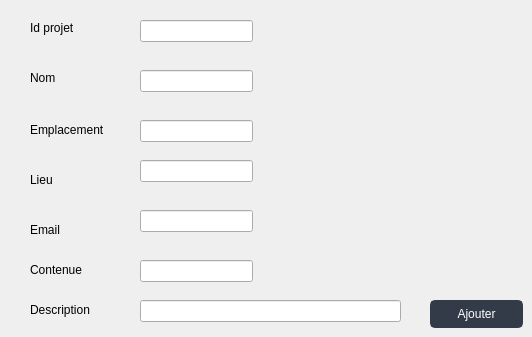
                    <widget class="QWidget" name="tab_14">
                     <attribute name="title">
                      <string>ajouter</string>
                     </attribute>
                     <widget class="QLabel" name="label_37">
                      <property name="geometry">
                       <rect>
                        <x>30</x>
                        <y>20</y>
                        <width>55</width>
                        <height>16</height>
                       </rect>
                      </property>
                      <property name="text">
                       <string>Id projet</string>
                      </property>
                     </widget>
                     <widget class="QLabel" name="label_38">
                      <property name="geometry">
                       <rect>
                        <x>30</x>
                        <y>70</y>
                        <width>55</width>
                        <height>16</height>
                       </rect>
                      </property>
                      <property name="text">
                       <string>Nom</string>
                      </property>
                     </widget>
                     <widget class="QLabel" name="label_39">
                      <property name="geometry">
                       <rect>
                        <x>30</x>
                        <y>120</y>
                        <width>101</width>
                        <height>20</height>
                       </rect>
                      </property>
                      <property name="text">
                       <string>Emplacement</string>
                      </property>
                     </widget>
                     <widget class="QLabel" name="label_40">
                      <property name="geometry">
                       <rect>
                        <x>30</x>
                        <y>170</y>
                        <width>101</width>
                        <height>20</height>
                       </rect>
                      </property>
                      <property name="text">
                       <string>Lieu</string>
                      </property>
                     </widget>
                     <widget class="QLabel" name="label_41">
                      <property name="geometry">
                       <rect>
                        <x>30</x>
                        <y>220</y>
                        <width>101</width>
                        <height>20</height>
                       </rect>
                      </property>
                      <property name="text">
                       <string>Email</string>
                      </property>
                     </widget>
                     <widget class="QLabel" name="label_42">
                      <property name="geometry">
                       <rect>
                        <x>30</x>
                        <y>260</y>
                        <width>101</width>
                        <height>20</height>
                       </rect>
                      </property>
                      <property name="text">
                       <string>Contenue </string>
                      </property>
                     </widget>
                     <widget class="QLineEdit" name="id_p">
                      <property name="geometry">
                       <rect>
                        <x>140</x>
                        <y>20</y>
                        <width>113</width>
                        <height>22</height>
                       </rect>
                      </property>
                     </widget>
                     <widget class="QLineEdit" name="nom_p">
                      <property name="geometry">
                       <rect>
                        <x>140</x>
                        <y>70</y>
                        <width>113</width>
                        <height>22</height>
                       </rect>
                      </property>
                     </widget>
                     <widget class="QLineEdit" name="emplacement_p">
                      <property name="geometry">
                       <rect>
                        <x>140</x>
                        <y>120</y>
                        <width>113</width>
                        <height>22</height>
                       </rect>
                      </property>
                     </widget>
                     <widget class="QLineEdit" name="lieu_p">
                      <property name="geometry">
                       <rect>
                        <x>140</x>
                        <y>160</y>
                        <width>113</width>
                        <height>22</height>
                       </rect>
                      </property>
                     </widget>
                     <widget class="QLineEdit" name="email_p">
                      <property name="geometry">
                       <rect>
                        <x>140</x>
                        <y>210</y>
                        <width>113</width>
                        <height>22</height>
                       </rect>
                      </property>
                     </widget>
                     <widget class="QLineEdit" name="contenue_p">
                      <property name="geometry">
                       <rect>
                        <x>140</x>
                        <y>260</y>
                        <width>113</width>
                        <height>22</height>
                       </rect>
                      </property>
                     </widget>
                     <widget class="QPushButton" name="pushButton">
                      <property name="geometry">
                       <rect>
                        <x>430</x>
                        <y>300</y>
                        <width>93</width>
                        <height>28</height>
                       </rect>
                      </property>
                      <property name="styleSheet">
                       <string notr="true">QPushButton {
	color: rgb(255, 255, 255);
	border: 2px solid rgb(52, 59, 72);
	font: 9pt &quot;Segoe UI&quot;;
	border-radius: 5px;	
	background-color: rgb(52, 59, 72);
}
QPushButton:hover {
	background-color: rgb(57, 65, 80);
	border: 2px solid rgb(61, 70, 86);
	

	background-position: right center;
    background-repeat: no-repeat;
}
QPushButton:pressed {	
	background-color: rgb(35, 40, 49);
	border: 2px solid rgb(43, 50, 61);
}</string>
                      </property>
                      <property name="text">
                       <string>Ajouter</string>
                      </property>
                     </widget>
                     <widget class="QLabel" name="label_43">
                      <property name="geometry">
                       <rect>
                        <x>30</x>
                        <y>300</y>
                        <width>101</width>
                        <height>20</height>
                       </rect>
                      </property>
                      <property name="text">
                       <string>Description</string>
                      </property>
                     </widget>
                     <widget class="QLineEdit" name="desc_p">
                      <property name="geometry">
                       <rect>
                        <x>140</x>
                        <y>300</y>
                        <width>261</width>
                        <height>22</height>
                       </rect>
                      </property>
                     </widget>
                    </widget>
